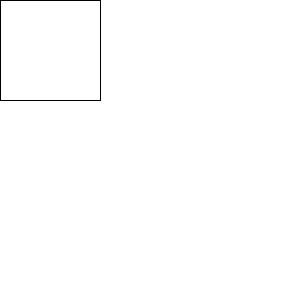
Frame 1 (no input)
Frame 60 (the mouse pressed at the canvas centre just before this capture): identical to frame 1, image omitted
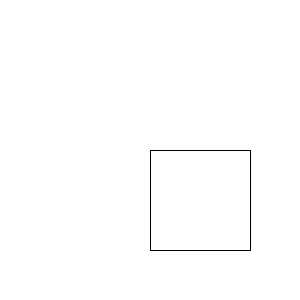
Frame 120 (the mouse held since frame 60 and released just before this capture)

The Processing sketch that drew these frames (run headless with seeded random() and noise(); from frame 60 on, the mouse is pressed at the canvas centre):

// Processing sketch: sketch___3
// ── sketch___3.pde
void setup(){
  size(300,300);
}

void draw(){
  background(255,255,255);
  rect(mouseX,mouseY,100,100);
}
